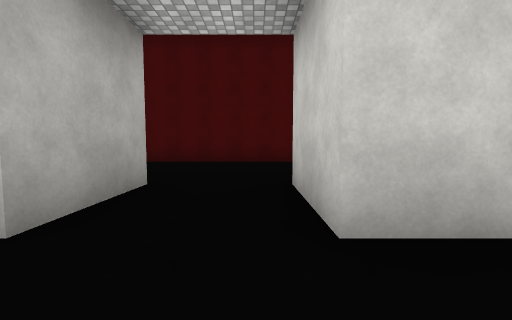
View 1 (above)

17 first-person views from a walk through a 3-D level made in the Unity game engine. The camera is 1.3 m above the floor, tilts 4° down and sees 90° across. The floor is counted in squares, 2.25 m on a side. Each view is taken from the middle of a square. On the plan, view 1 faces up. The plan holds only what a view shows up to about 9 squares ahead; the rest is blank. The place goes on beyond the plan. The player is left out. Surface patterns are stand-ins for the level's own textures.

View 2
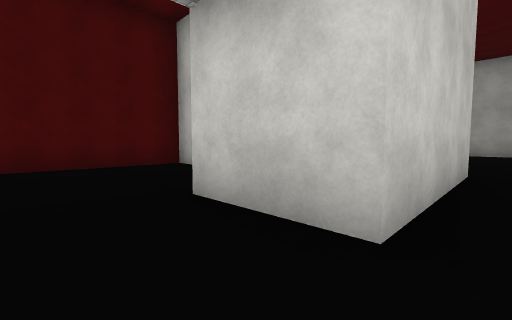

View 3
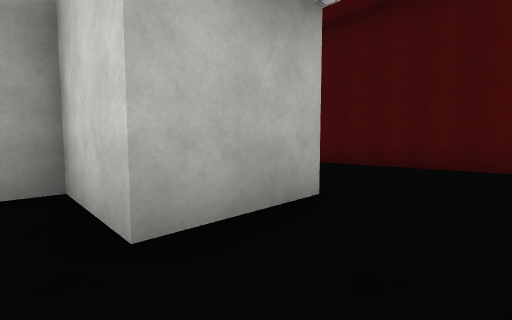

View 4
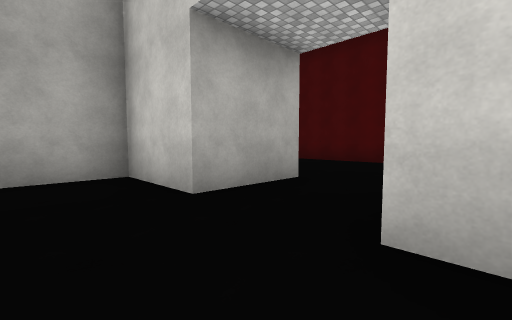

View 5
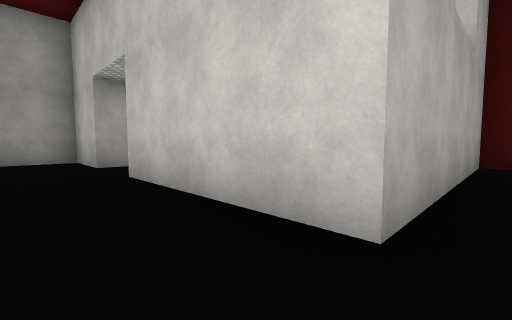

View 6
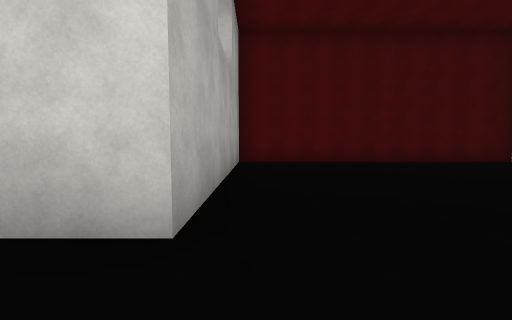

View 7
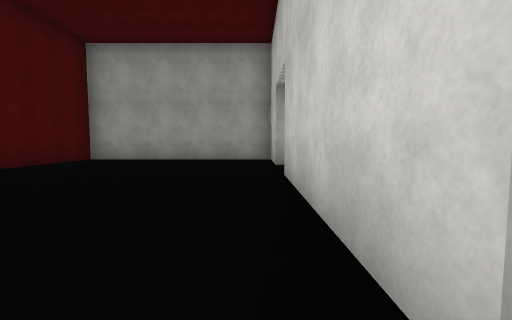

View 8
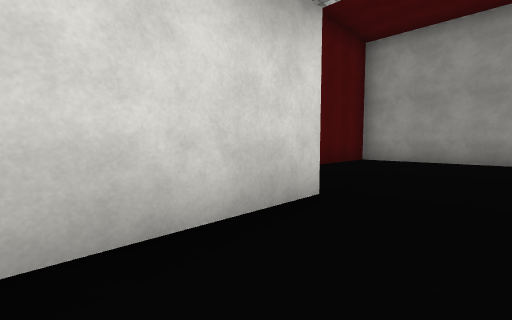

View 9
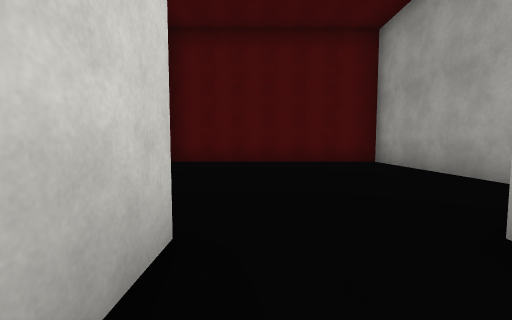

View 10
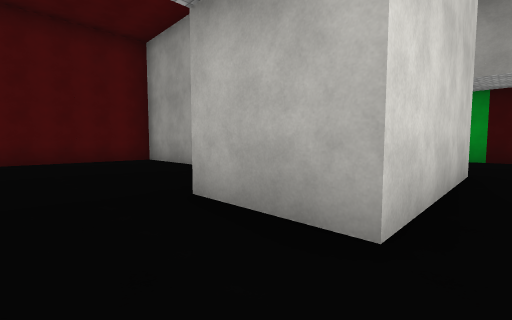

View 11
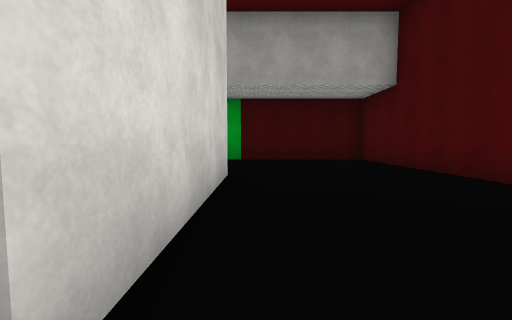

View 12
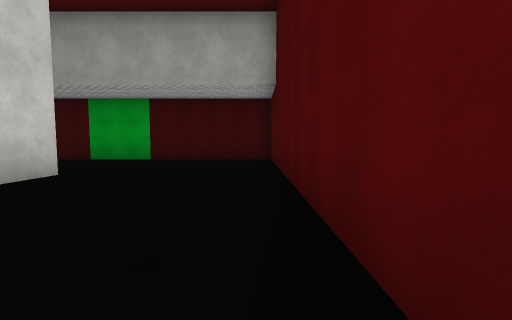

View 13
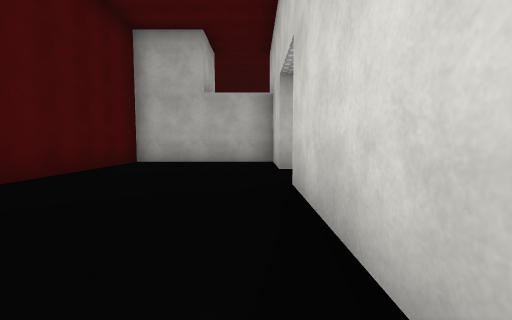

View 14
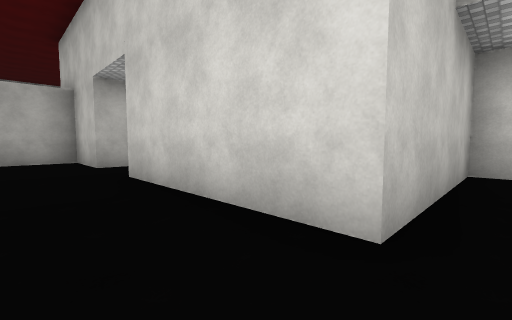

View 15
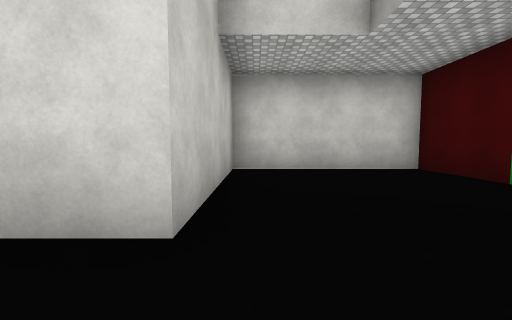

View 16
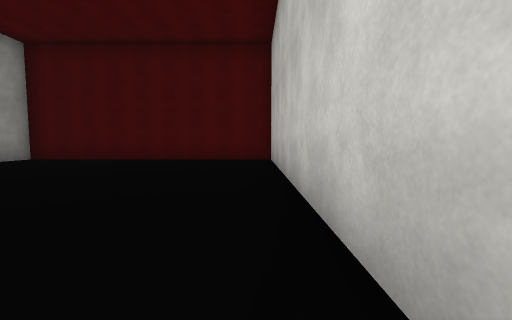

View 17
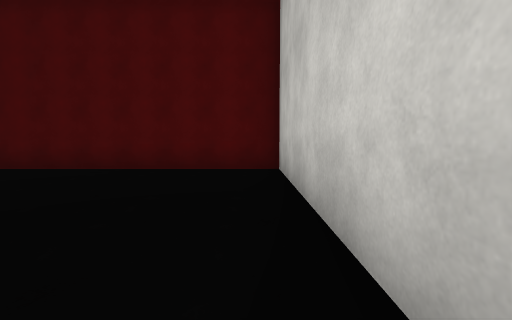

### Floor plan
Points are (right, up) in squares from view 1. A wall is a line through its corners. A room is listed if a view was taken in it or the views show most of it. See-through windows are left out.
Room 1 (views 1, 2, 3, 4, 5, 6, 7, 8, 9, 16, 17)
walls: (2.4, -2.5) (5.1, -2.5); (-1.5, 3.5) (-1.5, 1.5) (-3.5, 1.5) (-3.5, -4.5) (2.5, -4.5); (12.5, -0.6) (12.5, 7.5) (4.5, 7.5) (4.5, 1.5) (0.5, 1.5) (0.5, 3.5)
ways out: opening at (-0.5, 2.5) to room 2
Room 2 (views 10, 11, 12, 13, 14, 15)
walls: (0.5, 3.5) (2.5, 3.5) (2.5, 7.5) (-9.5, 7.5) (-9.5, -0.5) (-5.5, -0.5) (-5.5, 3.5) (-1.5, 3.5)
ways out: opening at (-0.5, 2.5) to room 1

Positions as (right, up) in squares from view 1, and headings:
1: (0, 0), facing up
2: (-1, 1), facing up-right
3: (0, 1), facing up-left
4: (1, 0), facing up-left
5: (5, 0), facing up-left
6: (5, 0), facing up
7: (5, 1), facing left
8: (5, -1), facing down-left
9: (0, 3), facing down
10: (0, 4), facing down-left
11: (-1, 4), facing left
12: (-1, 7), facing left
13: (-5, 4), facing right
14: (-6, 5), facing down-right
15: (-6, 5), facing down
16: (12, -1), facing up
17: (12, 2), facing up
